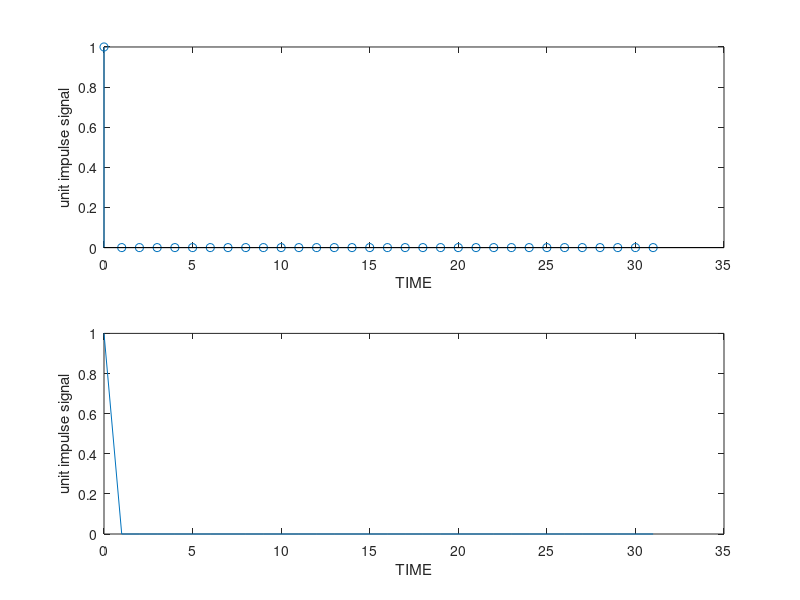

This figure's MATLAB source:
x= zeros(1,32) %unit impulse signal generation
x(1)= 1;
k = 0:1:31;

subplot(2,1,1);
stem(k,x);
xlabel('TIME')
ylabel('unit impulse signal')



subplot(2,1,2);
plot(k,x);
xlabel('TIME');
ylabel('unit impulse signal');